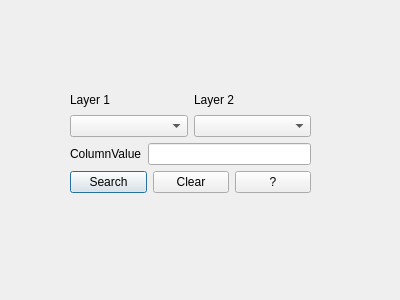
<?xml version="1.0" encoding="UTF-8"?>
<ui version="4.0">
 <class>AttributeDialogBase</class>
 <widget class="QDialog" name="AttributeDialogBase">
  <property name="geometry">
   <rect>
    <x>0</x>
    <y>0</y>
    <width>400</width>
    <height>300</height>
   </rect>
  </property>
  <property name="windowTitle">
   <string>Attributefinder</string>
  </property>
  <widget class="QWidget" name="">
   <property name="geometry">
    <rect>
     <x>70</x>
     <y>90</y>
     <width>241</width>
     <height>103</height>
    </rect>
   </property>
   <layout class="QGridLayout" name="gridLayout">
    <item row="0" column="0">
     <layout class="QHBoxLayout" name="horizontalLayout">
      <item>
       <layout class="QVBoxLayout" name="verticalLayout">
        <item>
         <widget class="QLabel" name="label">
          <property name="text">
           <string>Layer 1</string>
          </property>
         </widget>
        </item>
        <item>
         <widget class="QComboBox" name="comboBox"/>
        </item>
       </layout>
      </item>
      <item>
       <layout class="QVBoxLayout" name="verticalLayout_2">
        <item>
         <widget class="QLabel" name="label_2">
          <property name="text">
           <string>Layer 2</string>
          </property>
         </widget>
        </item>
        <item>
         <widget class="QComboBox" name="comboBox_2"/>
        </item>
       </layout>
      </item>
     </layout>
    </item>
    <item row="1" column="0">
     <layout class="QHBoxLayout" name="horizontalLayout_2">
      <item>
       <widget class="QLabel" name="label_3">
        <property name="text">
         <string>ColumnValue</string>
        </property>
       </widget>
      </item>
      <item>
       <widget class="QLineEdit" name="lineEdit"/>
      </item>
     </layout>
    </item>
    <item row="2" column="0">
     <layout class="QHBoxLayout" name="horizontalLayout_3">
      <item>
       <widget class="QPushButton" name="pushButton">
        <property name="text">
         <string>Search</string>
        </property>
       </widget>
      </item>
      <item>
       <widget class="QPushButton" name="pushButton_2">
        <property name="text">
         <string>Clear</string>
        </property>
       </widget>
      </item>
      <item>
       <widget class="QPushButton" name="pushButton_3">
        <property name="text">
         <string>?</string>
        </property>
       </widget>
      </item>
     </layout>
    </item>
   </layout>
  </widget>
 </widget>
 <resources/>
 <connections/>
</ui>
